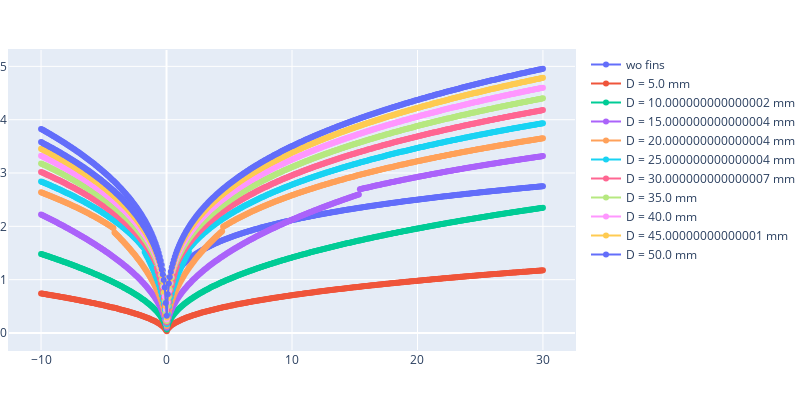

The notebook cell this image was saved under:
### Code cell
fig = go.Figure()

fig = fig.add_trace(go.Scatter(x=np.array(T_abs_list)-T_amb, y=back_h_simple_list,
                    mode = 'lines+markers',name = "wo fins"
                    ))

for i,D in enumerate(D_list):
    fig = fig.add_trace(go.Scatter(x=np.array(T_abs_list)-T_amb, y=back_h_fins_list[i],
                        mode = 'lines+markers',
                        name = f'D = {D*1000} mm'
                        ))

fig = fig.update_layout(
    autosize=False,
    width=800,
    height=400,
    margin=dict(
        l=0,
        r=0,
        b=50,
        t=50,
        pad=1
    ),
)

fig.show()

### Figure 1 — Plotly figure (JSON) as saved in the notebook; plotly's stock layout.template omitted (floating-point values rounded to 4 significant figures; data arrays with more than 128 entries replaced by an {"elided": "..."} marker saying what was removed)
{"data": [{"mode": "lines+markers", "name": "wo fins", "type": "scatter", "x": {"elided": "500 float values"}, "y": {"elided": "500 float values"}}, {"mode": "lines+markers", "name": "D = 5.0 mm", "type": "scatter", "x": {"elided": "500 float values"}, "y": {"elided": "500 float values"}}, {"mode": "lines+markers", "name": "D = 10.000000000000002 mm", "type": "scatter", "x": {"elided": "500 float values"}, "y": {"elided": "500 float values"}}, {"mode": "lines+markers", "name": "D = 15.000000000000004 mm", "type": "scatter", "x": {"elided": "500 float values"}, "y": {"elided": "500 float values"}}, {"mode": "lines+markers", "name": "D = 20.000000000000004 mm", "type": "scatter", "x": {"elided": "500 float values"}, "y": {"elided": "500 float values"}}, {"mode": "lines+markers", "name": "D = 25.000000000000004 mm", "type": "scatter", "x": {"elided": "500 float values"}, "y": {"elided": "500 float values"}}, {"mode": "lines+markers", "name": "D = 30.000000000000007 mm", "type": "scatter", "x": {"elided": "500 float values"}, "y": {"elided": "500 float values"}}, {"mode": "lines+markers", "name": "D = 35.0 mm", "type": "scatter", "x": {"elided": "500 float values"}, "y": {"elided": "500 float values"}}, {"mode": "lines+markers", "name": "D = 40.0 mm", "type": "scatter", "x": {"elided": "500 float values"}, "y": {"elided": "500 float values"}}, {"mode": "lines+markers", "name": "D = 45.00000000000001 mm", "type": "scatter", "x": {"elided": "500 float values"}, "y": {"elided": "500 float values"}}, {"mode": "lines+markers", "name": "D = 50.0 mm", "type": "scatter", "x": {"elided": "500 float values"}, "y": {"elided": "500 float values"}}], "layout": {"autosize": false, "height": 400, "margin": {"b": 50, "l": 0, "pad": 1, "r": 0, "t": 50}, "width": 800}}
